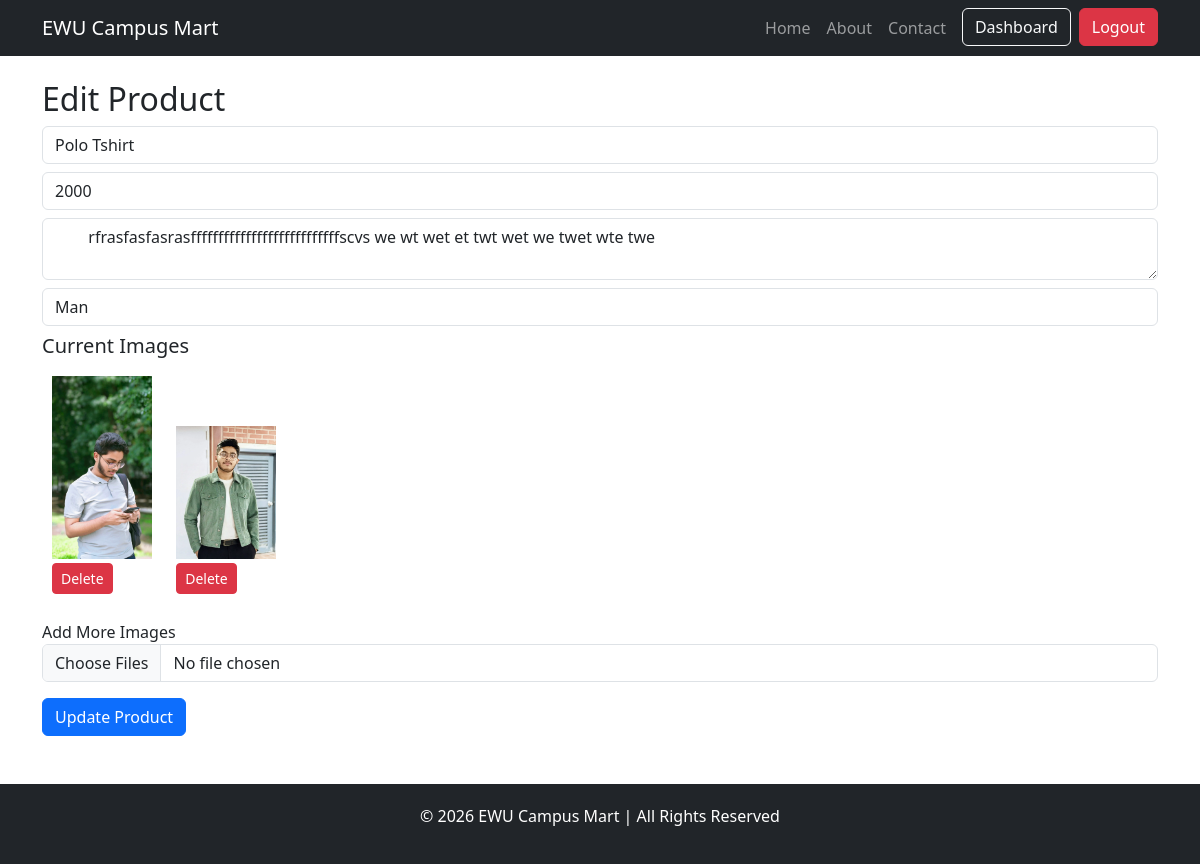
Page /seller/edit-product/1798a533-3f3d-4e92-bc94-1c180632ff53/ (signed in) on the earlier database version.
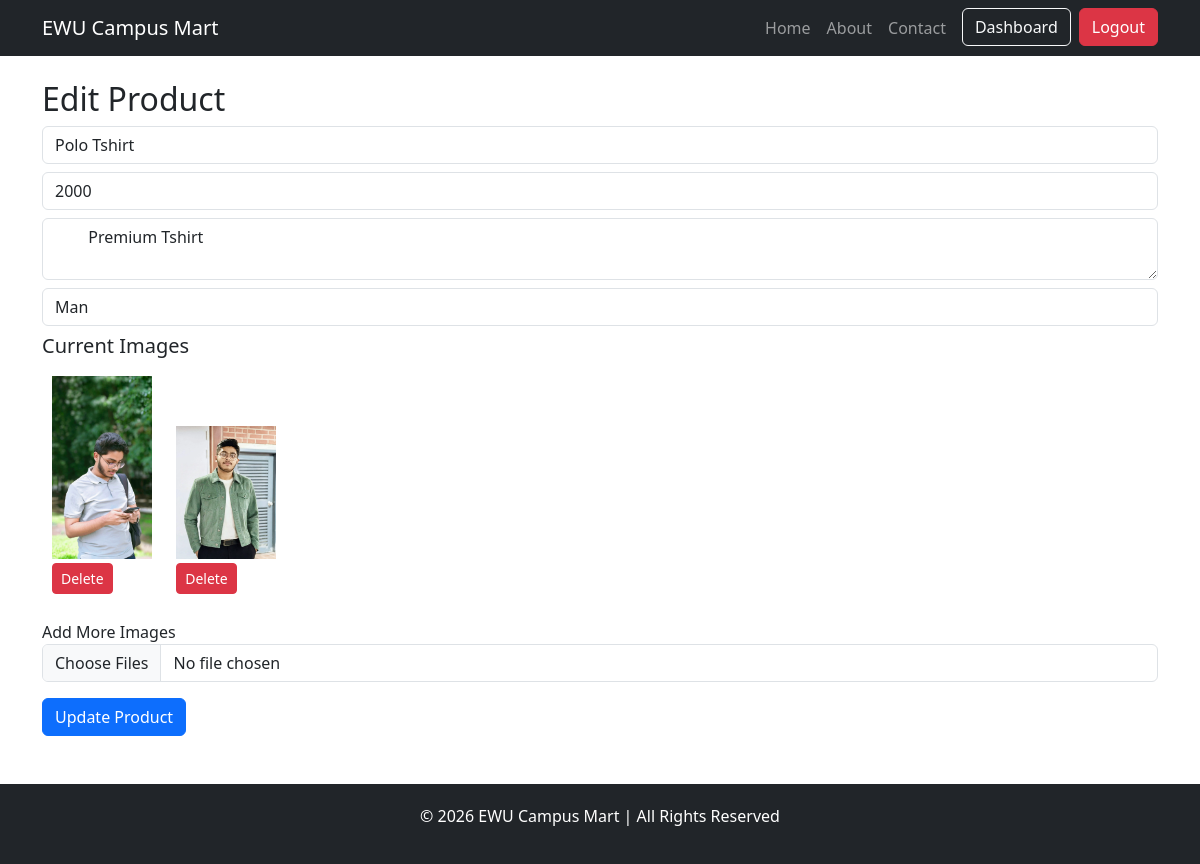
Same page on the later database version.
### products/models.py (models this page shows, shortened)
class Product(BaseModel):
    seller = models.ForeignKey(CustomUser, on_delete=models.CASCADE)
    product_name = models.CharField(max_length=100)
    slug = models.SlugField(unique=True  , null=True , blank=True)
    category = models.ForeignKey(Category , on_delete=models.CASCADE , related_name="products")
    price = models.IntegerField()
    product_desription = models.TextField()
    color_variant = models.ManyToManyField(ColorVariant , blank=True)
    size_variant = models.ManyToManyField(SizeVariant , blank=True)

class Category(BaseModel):
    category_name = models.CharField(max_length=100)
    slug = models.SlugField(unique=True , null=True , blank=True)
    category_image = models.ImageField(upload_to="categories")

### seller/middlewares.py (the view)
    def wrapped_view(request, *args, **kwargs):
        if not request.user.is_authenticated or not request.user.is_seller:
            return redirect("seller-login")
        return view_func(request, *args, **kwargs)

### seller/views.py (called while the page is built, shortened)
@auth
def edit_product(request, uid):
    product = get_object_or_404(Product, uid=uid, seller=request.user)
    categories = Category.objects.all()
    return render(request, "edit_product.html", {
        "product": product,
        "categories": categories
    })

### seller/templates/edit_product.html (shortened to what this page needs)
{% extends 'seller_base.html' %}
{% load static %}
{% block content %}
<h2>Edit Product</h2>
<form method="POST" enctype="multipart/form-data">
    <input type="text" name="name" value="{{ product.product_name }}" class="form-control mb-2">
    <input type="number" name="price" value="{{ product.price }}" class="form-control mb-2">
    <textarea name="description" class="form-control mb-2">
        {{ product.product_desription }}
    </textarea>
    <select name="category" class="form-control mb-2">
        {% for cat in categories %}
            <option value="{{ cat.uid }}" {% if cat == product.category %}selected{% endif %}>
                {{ cat.category_name }}
            </option>
        {% endfor %}
    </select>
    <h5>Current Images</h5>
    <div class="mb-3">
        {% for image in product.product_images.all %}
            <div style="display:inline-block; margin:10px;">
                <img src="{{ image.image.url }}" width="100"><br>
                <a href="{% url 'delete-product-image' image.uid %}" class="btn btn-danger btn-sm mt-1">
                    Delete
                </a>
            </div>
        {% endfor %}
    </div>
    <label>Add More Images</label>
    <input type="file" name="images" multiple class="form-control mb-3">
    <button class="btn btn-primary">Update Product</button>
</form>
{% endblock %}

Differences in the rows shown:
changed Product "Polo Tshirt": description "rfrasfasfasrasfffffffffffffffffffffffffffscvs we wt wet et twt wet we twet wte twe" → "Premium Tshirt"
